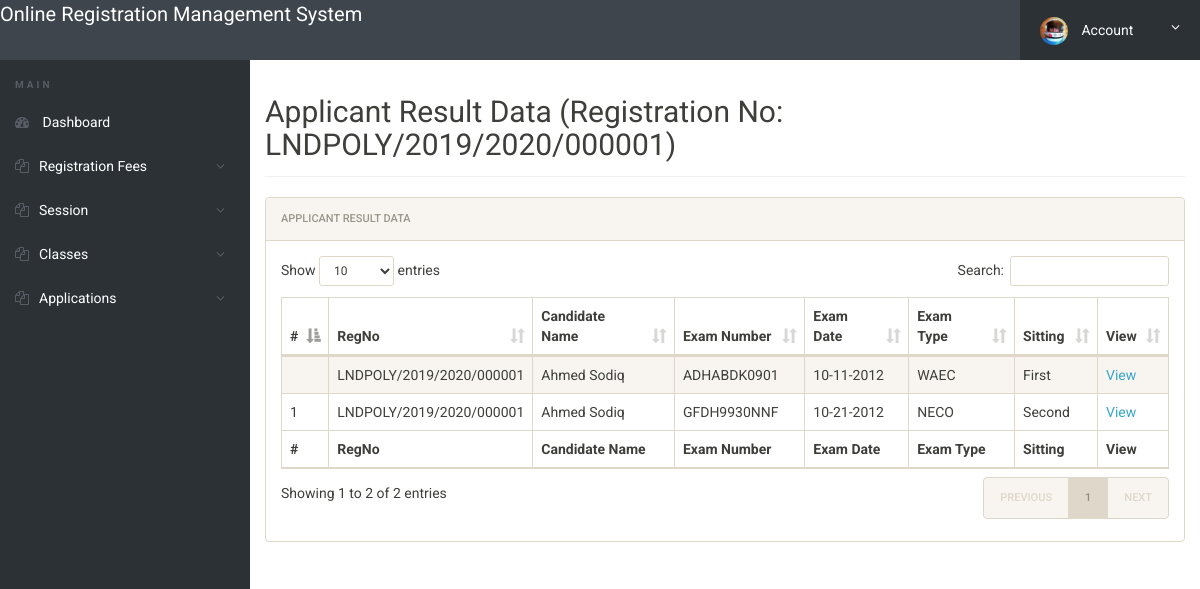
/admin/result.php?regNo=LNDPOLY/2019/2020/000001 (signed in), run on the app's committed database.
### tables this page shows
CREATE TABLE `tblresult` (
  `Id` int(10) NOT NULL,
  `regNo` varchar(255) NOT NULL,
  `candidateExamName` varchar(255) NOT NULL,
  `examNo` varchar(255) NOT NULL,
  `examDate` varchar(50) NOT NULL,
  `examType` varchar(255) NOT NULL,
  `sitting` varchar(10) NOT NULL
);

### admin/result.php (the view, shortened to what this page needs)
<?php
include('includes/config.php');
if(strlen($_SESSION['alogin'])==0)
	{
header('location:index.php');
}
else{
if(isset($_GET['regNo']))
{
    $regNo=$_GET['regNo'];
}
 ?>
<!doctype html>
<html lang="en" class="no-js">
<head>
	<link rel="stylesheet" href="css/font-awesome.min.css">
	<link rel="stylesheet" href="css/bootstrap.min.css">
	<link rel="stylesheet" href="css/dataTables.bootstrap.min.css">
	<link rel="stylesheet" href="css/bootstrap-social.css">
	<link rel="stylesheet" href="css/bootstrap-select.css">
	<link rel="stylesheet" href="css/fileinput.min.css">
	<link rel="stylesheet" href="css/awesome-bootstrap-checkbox.css">
	<link rel="stylesheet" href="css/style.css">
</head>
<body>
	<?php include('includes/header.php');?>
	<div class="ts-main-content">
		<?php include('includes/leftbar.php');?>
		<div class="content-wrapper">
			<div class="container-fluid">
				<div class="row">
					<div class="col-md-12">
						<h2 class="page-title">Applicant Result Data (Registration No: <?php echo $regNo;?>)</h2>
						<div class="panel panel-default">
							<div class="panel-heading">Applicant Result Data</div>
							<div class="panel-body">
								<table id="zctb" class="display table table-striped table-bordered table-hover" cellspacing="0" width="100%">
									<thead>
										<tr>
                                            <th>#</th>
                                            <th>RegNo</th>
                                            <th>Candidate Name</th>
											<th>Exam Number</th>
											<th>Exam Date</th>
											<th>Exam Type</th>
                                            <th>Sitting</th>
                                            <th>View</th>
										</tr>
									</thead>
									<tfoot>
										<tr>
                                    <th>#</th>
                                     <th>RegNo</th>
                                    <th>Candidate Name</th>
											<th>Exam Number</th>
											<th>Exam Date</th>
											<th>Exam Type</th>
                                            <th>Sitting</th>
                                            <th>View</th>
										</tr>
									</tfoot>
									<tbody>
                                    <?php
$ret=mysqli_query($con,"SELECT * from tblresult where regNo = '$regNo'");
if(mysqli_num_rows($ret) > 0 )
{
while ($row=mysqli_fetch_array($ret))
{
	?>
								<tr>
                                            <td><?php echo htmlentities($cnt);?></td>
											<td><?php echo htmlentities($row['regNo']);?></td>
											<td><?php echo htmlentities($row['candidateExamName']);?></td>
											<td><?php echo htmlentities($row['examNo']);?></td>
											<td><?php echo htmlentities($row['examDate']);?></td>
											<td><?php echo htmlentities($row['examType']);?></td>
                                            <td><?php echo htmlentities($row['sitting']);?></td>
                                            <td><a href="result-details.php?regNo=<?php echo htmlentities($row['regNo']);?>&sitting=<?php echo htmlentities($row['sitting']);?>"> View</a></td>
										</tr>
                                        	<?php $cnt=$cnt+1; }} ?>
									</tbody>
								</table>
							</div>
						</div>
				</div>
			</div>
		</div>
	</div>
</body>
</html>
<?php } ?>

### admin/css/style.css (style rules this page uses)
html { font-size: 14px; }
@media only screen and (min-width: 480px) { html { font-size: 17px; } }
@media only screen and (min-width: 768px) { html { font-size: 14px; } }
body { font-size: 1em; }
a { color: #37a6c4; }
.panel { overflow: hidden; }
.page-title { padding-bottom: 15px; margin-bottom: 20px; border-bottom: 1px solid #f0f0f0; }
.ts-main-content .content-wrapper { padding-top: 15px; margin-top: 60px; }
@media only screen and (min-width: 992px) { .ts-main-content .content-wrapper { margin-left: 250px; } }

### data on the page
tblresult: regNo "LNDPOLY/2019/2020/000001", candidateExamName "Ahmed Sodiq", examNo "ADHABDK0901", examDate "10-11-2012", examType "WAEC", sitting "First"
tblresult: regNo "LNDPOLY/2019/2020/000001", candidateExamName "Ahmed Sodiq", examNo "GFDH9930NNF", examDate "10-21-2012", examType "NECO", sitting "Second"

### other printed values
$regNo "LNDPOLY/2019/2020/000001"
